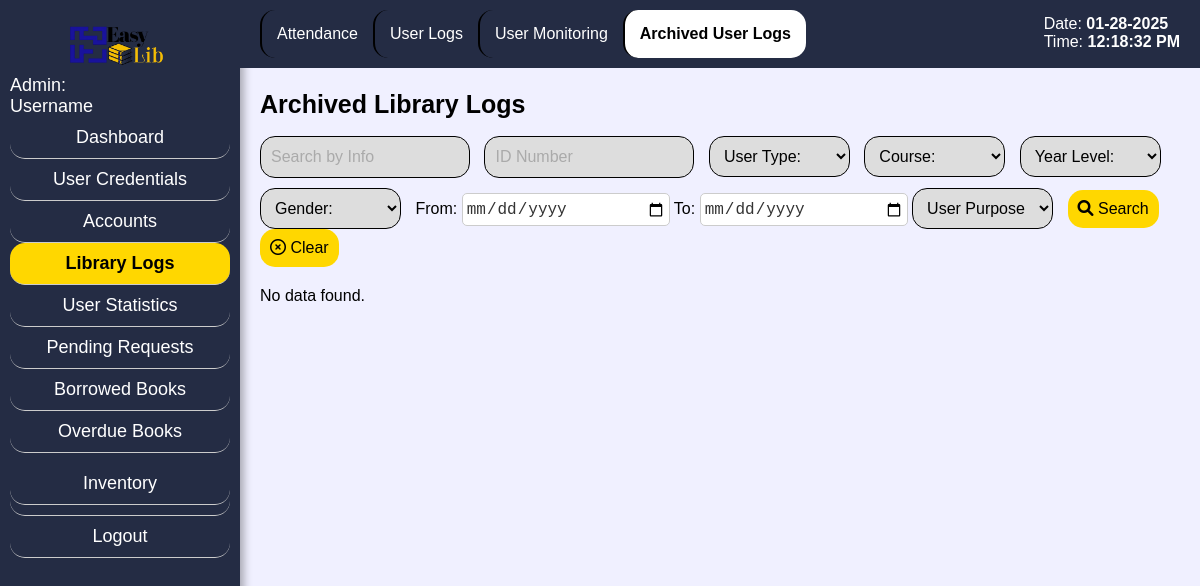
/admin_aliblogs.php, run on an earlier commit of the app's database.
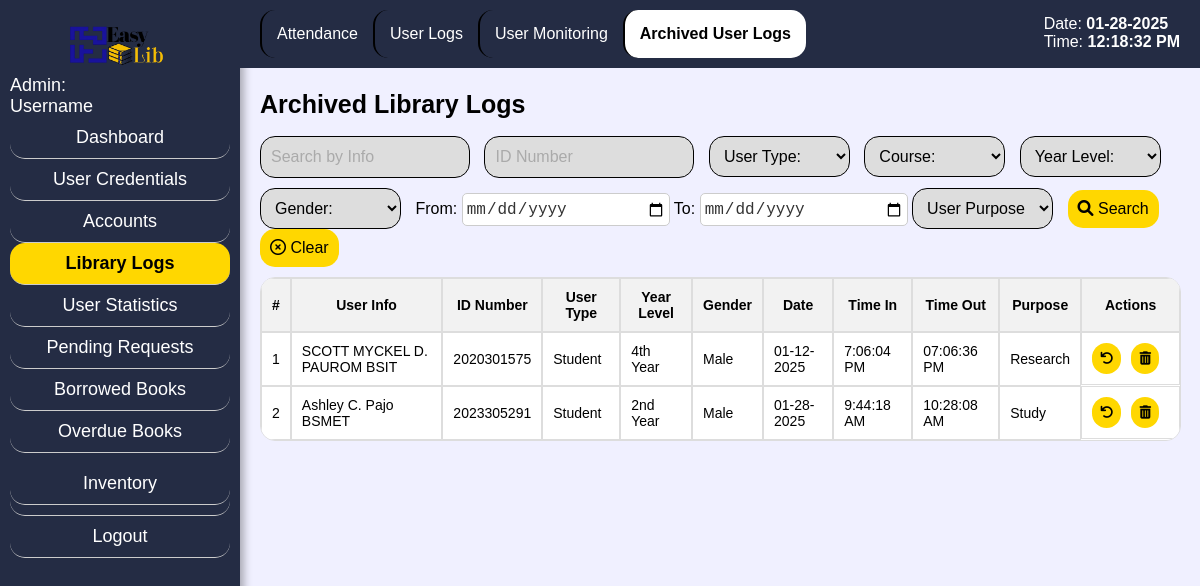
And on a later commit of the database.
### tables this page shows
CREATE TABLE `chkin` (
  `id` int(9) NOT NULL,
  `info` varchar(999) NOT NULL,
  `idnum` varchar(255) NOT NULL,
  `year_level` varchar(50) NOT NULL,
  `gender` varchar(50) NOT NULL,
  `user_type` varchar(255) NOT NULL,
  `date` varchar(255) NOT NULL,
  `timein` varchar(999) NOT NULL,
  `timeout` varchar(999) NOT NULL,
  `purpose` varchar(255) NOT NULL,
  `archived` varchar(99) NOT NULL
);

### admin_aliblogs.php (the view, shortened to what the changed rows need)
<?php
include 'config.php';
$query = "SELECT * FROM chkin WHERE archived = 'Yes'";
$result = $mysqli->query($query);
?>
<!DOCTYPE html>
<html lang="en">
<head>
    <link rel="stylesheet" href="css/admin_srch.css">
    <link rel="stylesheet" href="https://cdnjs.cloudflare.com/ajax/libs/font-awesome/6.0.0-beta3/css/all.min.css">
</head>
<body class="bg">
    <div class="content-container">
    <div class="search-bar">
    <h1 style="color: black;">Archived Library Logs</h1>
    <form method="GET" action="admin_aliblogs.php">
            </form>
    </div>
    <?php
        if ($result && $result->num_rows > 0) {
            echo '<table id="dataTable">';
            echo '<thead>';
            echo '<tr><th>#</th><th>User Info</th><th>ID Number</th><th>User Type</th><th>Year Level</th><th>Gender</th><th>Date</th><th>Time In</th><th>Time Out</th><th>Purpose</th><th colspan="2">Actions</th></tr>';
            echo '</thead>';
            echo '<tbody id="dataTableBody">';
            $counter = 0;
            while ($row = $result->fetch_assoc()) {
                $counter++;
                echo '<tr>';
                echo '<td class="counter">' . $counter . '</td>';
                echo '<td>' . $row['info'] . '</td>';
                echo '<td>' . $row['idnum'] . '</td>';
                echo '<td>' . $row['user_type'] . '</td>';
                echo '<td>' . $row['year_level'] . '</td>';
                echo '<td>' . $row['gender'] . '</td>';
                echo '<td>' . $row['date'] . '</td>';
                echo '<td>' . $row['timein'] . '</td>';
                echo '<td>' . ($row['timeout'] ? $row['timeout'] : 'N/A') . '</td>';
                echo '<td>' . $row['purpose'] . '</td>';
                echo '<td style="text-align: center; display: flex;">';
                echo '<button class="edit-btn" onclick="unarchiveEntry(' . $row['id'] . ')"><i class="fa fa-undo"></i></button>';
                echo '<button class="delete-btn" onclick="deleteEntry(' . $row['id'] . ', ' . $aid . ')"><i class="fas fa-trash-alt"></i></button></td>';
                echo '</tr>';
            }
            echo '</tbody>';
            echo '</table>';
        } else {
            echo '<p>No data found.</p>';
        }
        ?>
</div>
</body>
</html>

What changed in the data, as far as the page shows it:
added chkin: info "SCOTT MYCKEL D. PAUROM BSIT", idnum "2020301575", user_type "Student", year_level "4th Year", gender "Male", date "01-12-2025", timein "7:06:04 PM", timeout "07:06:36 PM", purpose "Research"
added chkin: info "Ashley C. Pajo BSMET", idnum "2023305291", user_type "Student", year_level "2nd Year", gender "Male", date "01-28-2025", timein "9:44:18 AM", timeout "10:28:08 AM", purpose "Study"
Also different on the page:
text no longer shown: "No data found."
text now shown: "# User Info ID Number User Type Year Level Gender Date Time In Time Out Purpose Actions"
